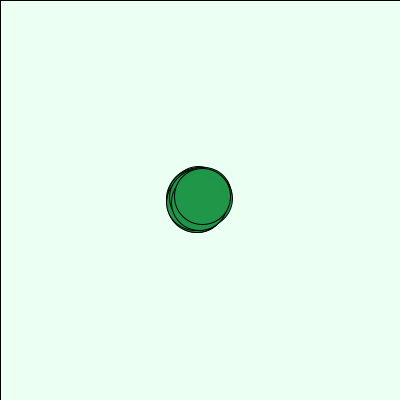
Frame 1 (no input)
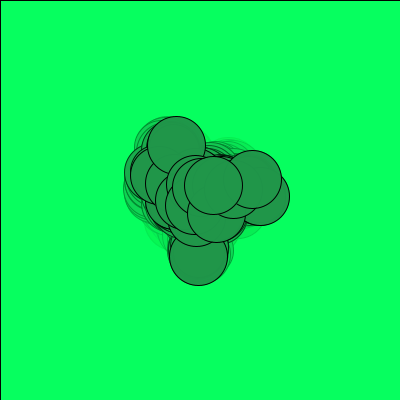
Frame 60 (the mouse pressed at the canvas centre just before this capture)
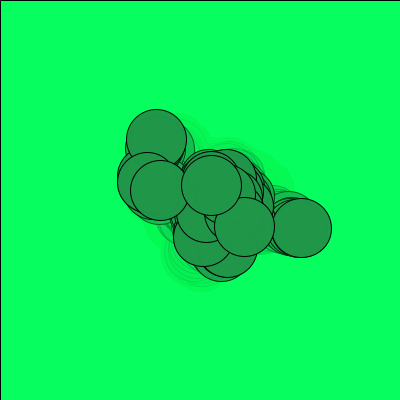
Frame 120 (the mouse held since frame 60 and released just before this capture)

The Processing sketch that drew these frames (run headless with seeded random() and noise(); from frame 60 on, the mouse is pressed at the canvas centre):

// Processing sketch: dzyklad07TablicePowidoki
// ── dzyklad07TablicePowidoki.pde
float grubosc;
float[] X = new float[20];
float[] Y = new float[20];

void setup()
{
  size(400, 400);
  background(255);
  //noStroke();
  colorMode(HSB);
  int nr = 1;
  while(nr<20)
  {
    X[nr] = 200;
    Y[nr] = 200;
    nr = nr + 1;
  }
}


void draw()
{
  fill(100,255,255, 20);
  rect(0,0, width, height);
  grubosc = random(50,60);
  int nr = 1;
  while(nr<20)
  {
    X[nr] = X[nr] + random(-5,5);
    Y[nr] = Y[nr] + random(-5,5);
    fill(100,200,150, 250);
    ellipse(X[nr],Y[nr], grubosc,grubosc);
    nr = nr + 1;
  }
  
}
